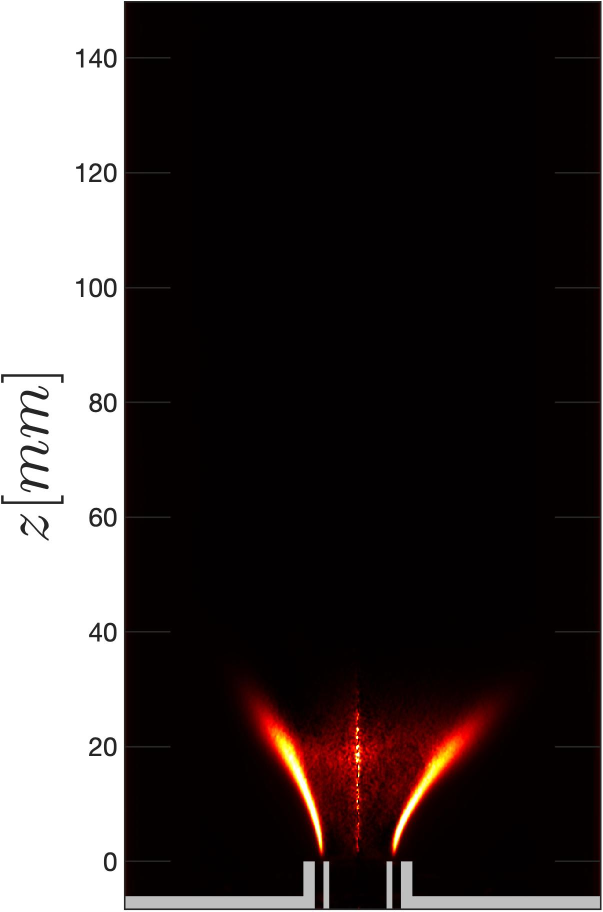
#> input picture original_data/experimental_images/d10D15/P4S29S081.jpg, 1205 x 1823 px (shown at 1/2 size)
$ python -i Flame_fun.py   (imports and definitions only)
#> lines starting #> are read from the running program, lines starting #| are printed output that depends on the picture; after the words box and inside, x2 and y2 are one past the last pixel; in counts of white or black regions, pixels touching at a corner belong together
import cv2
import numpy as np
import os
import matplotlib.pyplot as plt
import pandas as pd

# [41 lines left out: function crop_flame_region, not called in this run]


def FL_fun(img_gray_resized, scale_pix2mm=20/230):
    """
    Input:
        img_gray_resized (np.ndarray): Image en niveaux de gris (déjà recadrée et redimensionnée)
        scale_pix2mm (float): Facteur de conversion pixel -> mm

    Output:
        flame_len_mm (float): Longueur de flamme estimée en mm
    """

    # Lissage pour réduire le bruit
    gray_blur = cv2.GaussianBlur(img_gray_resized, (5, 5), 0)

    # Seuillage automatique (Otsu) puis correction empirique
    otsu_val, _ = cv2.threshold(gray_blur, 0, 255, cv2.THRESH_BINARY + cv2.THRESH_OTSU)
    seuil_corrige = otsu_val * 0.44
    _, flame_mask = cv2.threshold(gray_blur, seuil_corrige, 255, cv2.THRESH_BINARY)

    # Nettoyage morphologique (suppression du bruit)
    kernel = np.ones((4, 4), np.uint8)
    mask_open = cv2.morphologyEx(flame_mask, cv2.MORPH_OPEN, kernel)
    mask_clean = cv2.morphologyEx(mask_open, cv2.MORPH_CLOSE, kernel)

    # Projection verticale pour détecter les zones contenant la flamme
    Mask1D = np.sum(mask_clean, axis=1)
    flame_rows = np.where(Mask1D > 0)[0]

    if len(flame_rows) == 0:
        return 0.0

    # Détermination des bornes verticales de la flamme
    start_row = flame_rows[0]
    end_row = flame_rows[-1]

    # Conversion pixel -> mm
    flame_len_pix = end_row - start_row + 1
    flame_len_mm = flame_len_pix * scale_pix2mm

    return flame_len_mm


# [47 lines left out: function process_flame_dataset, not called in this run]

>>> import cv2
>>> picture = cv2.imread('../original_data/experimental_images/d10D15/P4S29S081.jpg', cv2.IMREAD_GRAYSCALE)
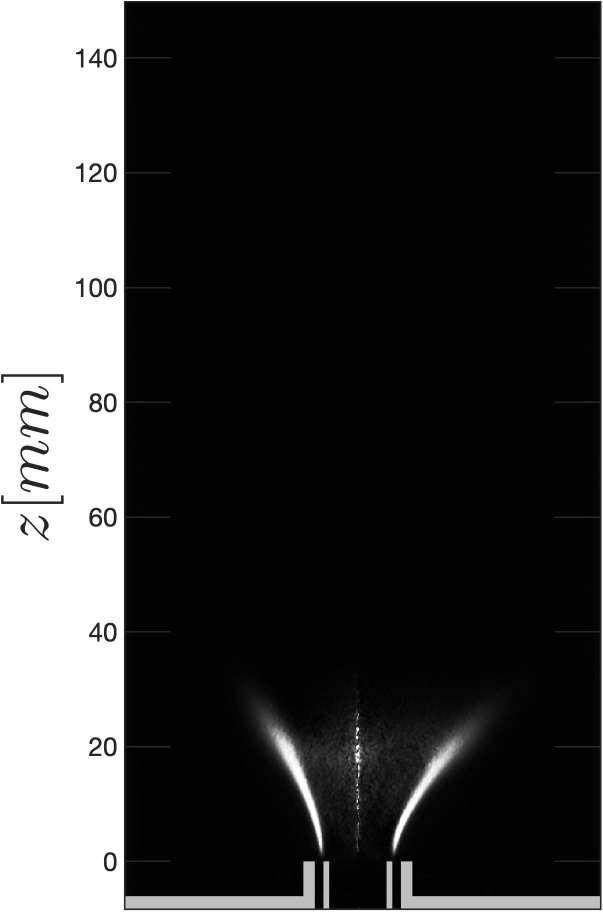
#> picture: shape (1823, 1205) (shown at 1/2 size); min 0, max 255, mean 57.7
>>> result = FL_fun(picture)
#> in FL_fun, `otsu_val, _ = cv2.threshold(gray_blur, 0, 255, cv2.THRESH_BINARY + cv2..`: otsu_val = 126
#> in FL_fun, `seuil_corrige = otsu_val * 0.44`: seuil_corrige = 55.44
#> in FL_fun, `_, flame_mask = cv2.threshold(gray_blur, seuil_corrige, 255, cv2.THRES..`:
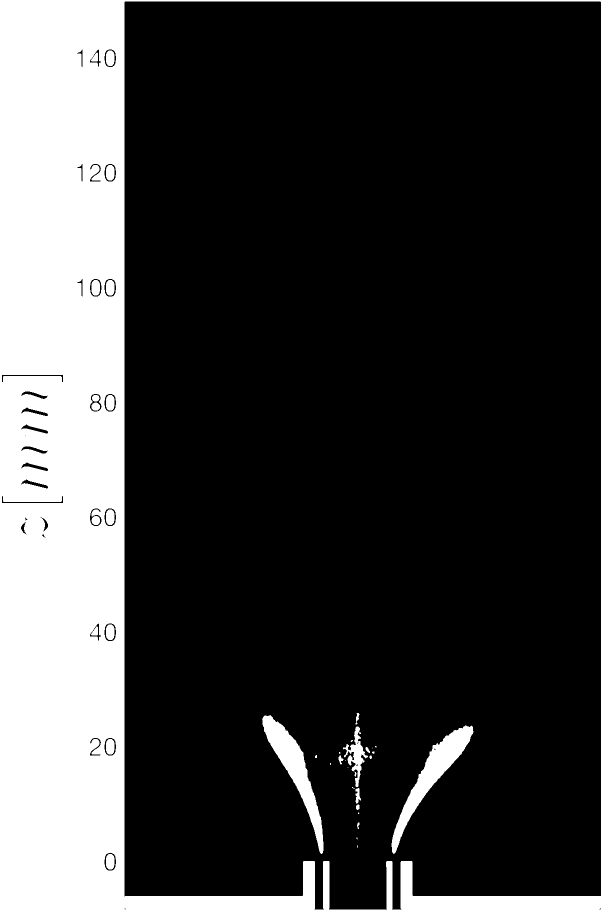
#> flame_mask: shape (1823, 1205) (shown at 1/2 size); 23.1% white; 38 white regions (13 under 20 px), largest, box (x1, y1, x2, y2) and area: (0, 0, 1205, 1823) 482266, (783, 1451, 947, 1708) 9017, (524, 1430, 647, 1708) 8659
#> in FL_fun, `mask_open = cv2.morphologyEx(flame_mask, cv2.MORPH_OPEN, kernel)`:
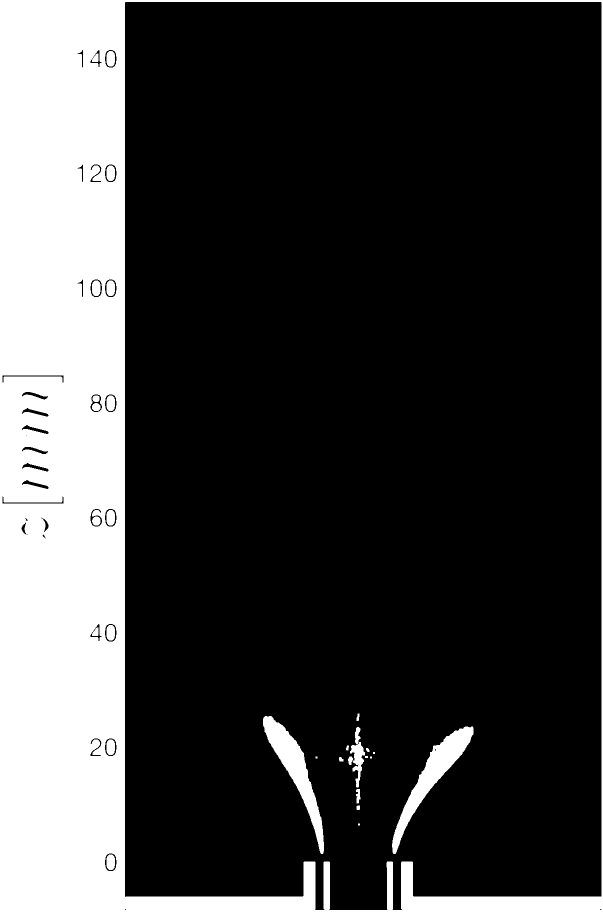
#> mask_open: shape (1823, 1205) (shown at 1/2 size); 23.1% white; 28 white regions (4 under 20 px), largest, box (x1, y1, x2, y2) and area: (0, 0, 1205, 1823) 482240, (784, 1453, 947, 1708) 9000, (526, 1432, 648, 1708) 8653
#> in FL_fun, `mask_clean = cv2.morphologyEx(mask_open, cv2.MORPH_CLOSE, kernel)`:
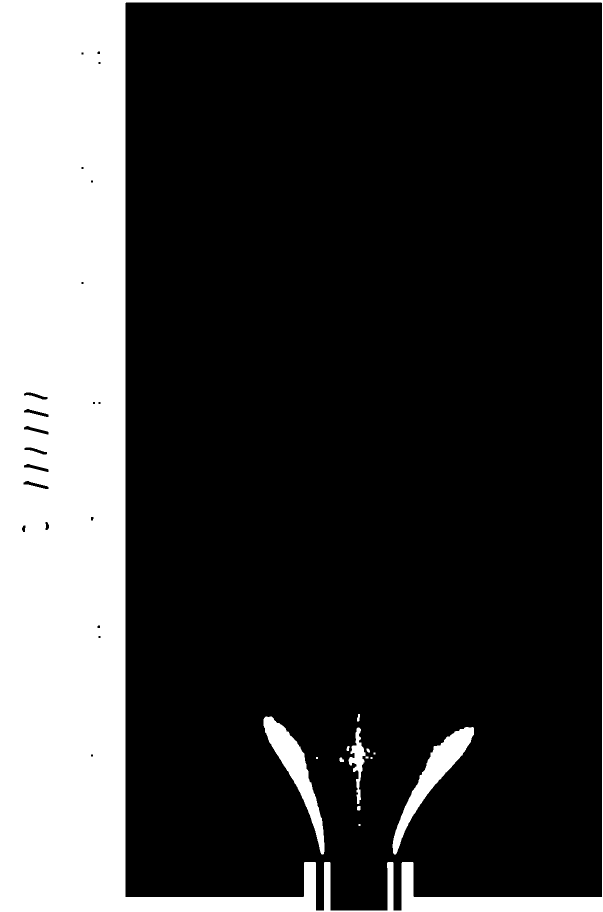
#> mask_clean: shape (1823, 1205) (shown at 1/2 size); 23.3% white; 14 white regions (4 under 20 px), largest, box (x1, y1, x2, y2) and area: (0, 0, 1205, 1823) 490921, (785, 1454, 948, 1709) 9009, (527, 1433, 649, 1709) 8653
#> in FL_fun, `Mask1D = np.sum(mask_clean, axis=1)`: Mask1D = 1823 values, max 307275 at index 0, min 55845 at index 934, mean 71452.2
#> in FL_fun, `flame_rows = np.where(Mask1D > 0)[0]`: flame_rows = 1823 values from 0 to 1822
#> in FL_fun, `start_row = flame_rows[0]`: start_row = 0
#> in FL_fun, `end_row = flame_rows[-1]`: end_row = 1822
#> in FL_fun, `flame_len_pix = end_row - start_row + 1`: flame_len_pix = 1823
#> in FL_fun, `flame_len_mm = flame_len_pix * scale_pix2mm`: flame_len_mm = 158.5
#> result = 158.5

$ run again, on original_data/experimental_images/d10D15/P6S29S0.jpg
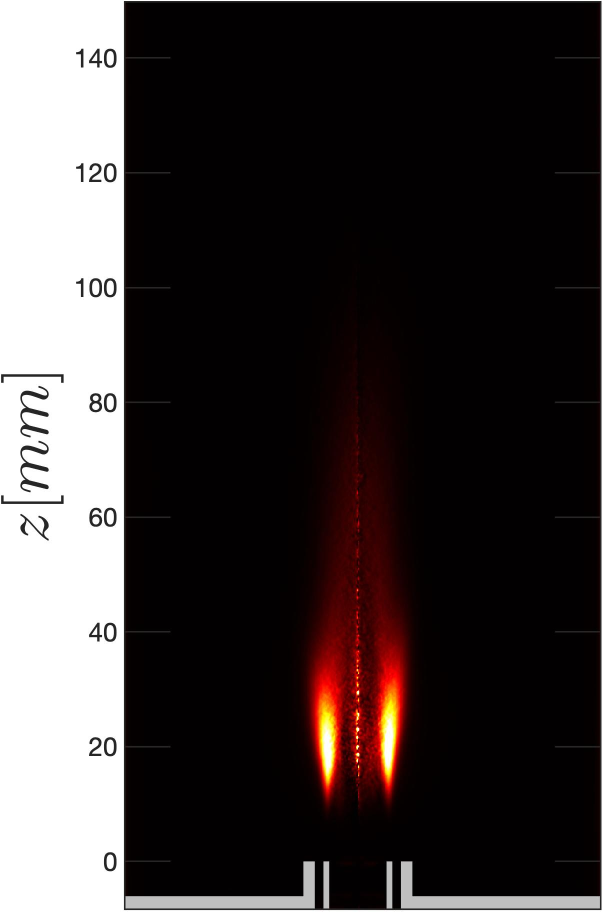
#> input picture original_data/experimental_images/d10D15/P6S29S0.jpg, 1205 x 1823 px (shown at 1/2 size)
#> otsu_val = 126
#> seuil_corrige = 55.44
#> in FL_fun, `_, flame_mask = cv2.threshold(gray_blur, seuil_corrige, 255, cv2.THRES..`:
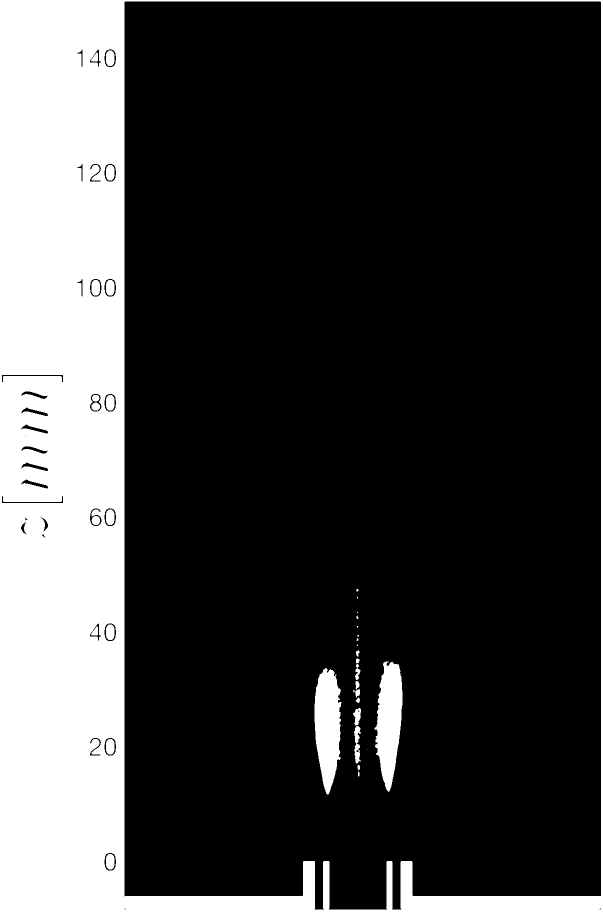
#> flame_mask: shape (1823, 1205) (shown at 1/2 size); 23.1% white; 36 white regions (11 under 20 px), largest, box (x1, y1, x2, y2) and area: (0, 0, 1205, 1823) 482255, (629, 1336, 683, 1589) 9795, (749, 1323, 805, 1584) 9712
#> mask_open: shape (1823, 1205); 23.1% white; 28 white regions (1 under 20 px), largest, box (x1, y1, x2, y2) and area: (0, 0, 1205, 1823) 482228, (630, 1338, 683, 1589) 9761, (751, 1325, 806, 1583) 9672
#> in FL_fun, `mask_clean = cv2.morphologyEx(mask_open, cv2.MORPH_CLOSE, kernel)`:
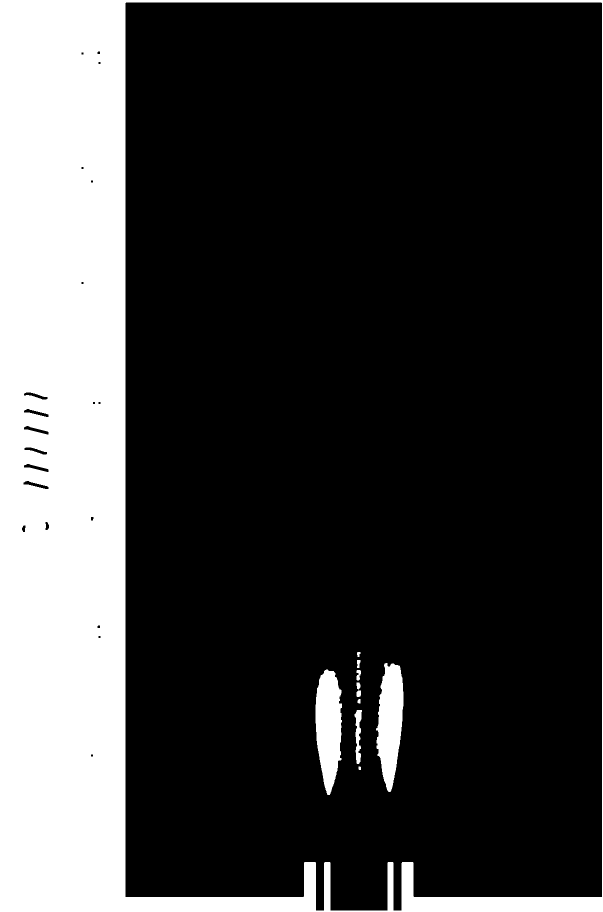
#> mask_clean: shape (1823, 1205) (shown at 1/2 size); 23.3% white; 10 white regions, largest, box (x1, y1, x2, y2) and area: (0, 0, 1205, 1823) 490909, (631, 1339, 684, 1590) 9788, (752, 1326, 807, 1584) 9687
#> Mask1D = 1823 values, max 307275 at index 0, min 55845 at index 934, mean 71600
#> flame_rows = 1823 values from 0 to 1822
#> start_row = 0
#> end_row = 1822
#> flame_len_pix = 1823
#> flame_len_mm = 158.5
